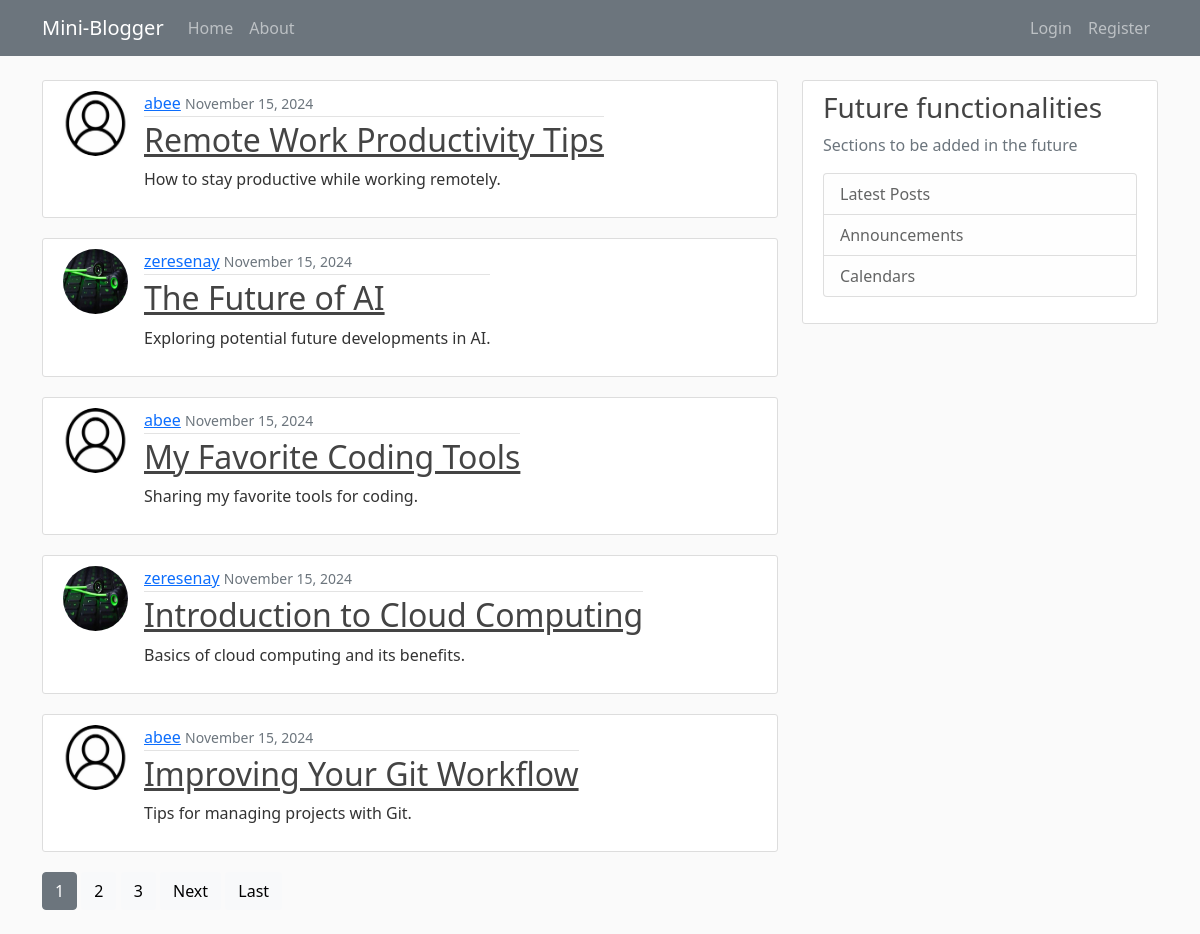
The page / on the database its author committed.
### blog/models.py (models this page shows, shortened)
class Post(models.Model):
    title = models.CharField(max_length=100)
    content = models.TextField()
    created_at = models.DateTimeField(default=timezone.now)
    author = models.ForeignKey(User, on_delete=models.CASCADE)

### users/models.py (models this page shows, shortened)
class Profile(models.Model):
    user = models.OneToOneField(User, on_delete=models.CASCADE)
    image = models.ImageField(default="OIP.jfif", upload_to='profile_pics')

### blog/views.py (the view)
# urls.py: path('', PostListView.as_view(), name='blog-home'),
class PostListView(ListView):
    model = Post
    template_name = 'blog/home.html' # The default format for the direction of the funtion is the following '<app>/<modelNmae>_<viewtype>.html'
    context_object_name = 'posts'
    ordering = ['-created_at']
    paginate_by = 5

### blog/templates/blog/home.html (shortened to what this page needs)
{% extends "blog/layout.html" %}
{% block content %}
    {% for post in posts %}
        <article class="media content-section posts">
          <img class="rounded-circle article-img" src="{{ post.author.profile.image.url }}" alt="Profile Picture">
          <div class="media-body">
            <div class="article-metadata">
              <a class="mr-2" href="{% url 'user-posts' post.author.username %}">{{ post.author }}</a>
              <small class="text-muted">{{ post.created_at|date:"F d, Y" }}</small>
            </div>
            <h2><a class="article-title" href="{% url 'post-detail' post.id %}">{{ post.title }}</a></h2>
            <p class="article-content">{{ post.content }}</p>
          </div>
        </article>
    {% endfor %}
    {% if is_paginated %}
      <article class="post_navigator">
    {% for num in page_obj.paginator.page_range %}
      {% if page_obj.number == num %}
        <a class="btn btn-secondary mb-4" href="?page={{ num }}">{{ num }}</a>
      {% elif num > page_obj.number|add:'-3' and num < page_obj.number|add:'3' %}
        <a class="btn btn-light mb-4" href="?page={{ num }}">{{ num }}</a>
      {% endif %}
    {% endfor %}
    {% if page_obj.has_next %}
      <a class="btn btn-light mb-4" href="?page={{ page_obj.next_page_number }}">Next</a>
      <a class="btn btn-light mb-4" href="?page={{ page_obj.paginator.num_pages }}">Last</a>
    {% endif %}
      </article>
  {% endif %}
{% endblock content %}

### blog/static/blog/main.css (style rules this page uses)
body { background: #fafafa; color: #333333; margin-top: 5rem; }
h1, h2, h3, h4, h5, h6 { color: #444444; }
.content-section { background: #ffffff; padding: 10px 20px; border: 1px solid #dddddd; border-radius: 3px; margin-bottom: 20px; }
.article-title { color: #444444; }
.article-content { white-space: pre-line; }
.article-img { height: 65px; width: 65px; margin-right: 16px; }
.article-metadata { padding-bottom: 1px; margin-bottom: 4px; border-bottom: 1px solid #e3e3e3 }
.posts { display: flex; }

### rows shown on the page
Post: author.profile.image (picture), author "abee", created_at "November 15, 2024", title "Remote Work Productivity Tips", content "How to stay productive while working remotely."
Post: author.profile.image (picture), author "zeresenay", created_at "November 15, 2024", title "The Future of AI", content "Exploring potential future developments in AI."
Post: author.profile.image (picture), author "abee", created_at "November 15, 2024", title "My Favorite Coding Tools", content "Sharing my favorite tools for coding."
Post: author.profile.image (picture), author "zeresenay", created_at "November 15, 2024", title "Introduction to Cloud Computing", content "Basics of cloud computing and its benefits."
Post: author.profile.image (picture), author "abee", created_at "November 15, 2024", title "Improving Your Git Workflow", content "Tips for managing projects with Git."

### other values the page prints
{{ num }} "1"
{{ num }} "2" "3"
